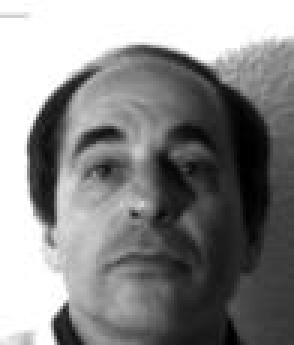
%> input picture 3/materials/small_dataset/0.jpg, 98 x 115 px (shown 3 times larger); its folder holds 4 pictures in this run
$ octave test_predict_face.m   (GNU Octave 9; MATLAB toolbox functions it lacks are replaced by stand-ins)
%> lines starting %> are read from the running program, lines starting %| are printed output that depends on the picture
% Get list of all PGM files in this directory
% DIR returns as a structure array.  You will need to use () and . to get
% the file names.
folder = 'materials/small_dataset/';
imagefiles = dir(fullfile(folder, '*.jpg'));
nfiles = length(imagefiles); % Number of files found

% create set of all images
for i=1:nfiles
   images(:, :, i) = double(imread(fullfile(folder, imagefiles(i).name)));
%> images: size 115x98 double; min 0, max 255, mean 136.3; mean of the top-left, top-right, bottom-left and bottom-right quarters 189.5, 130.5, 176.6, 49.2
%> pass 3 of the loop `for i=1:nfiles`:
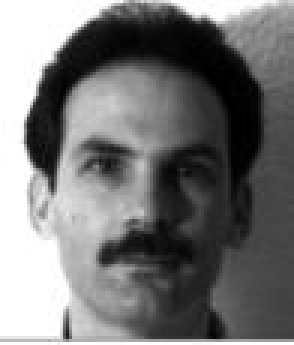
%> input picture 3/materials/small_dataset/102.jpg, 98 x 115 px (shown 3 times larger)
%> `images(:, :, i) = double(imread(fullfile(folder, imagefiles(i).name)));`:
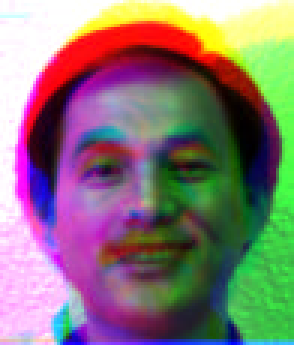
%> images: size 115x98x3 double (shown 3 times larger); mean R, G, B 136.3, 119.3, 117.5
%> the loop made 4 passes; the first 3 are shown
end

% get the shape of the data
[lgth, wdth, num_images] = size(images(:, :, :));
% shuffle the data
images = images(:, :, randperm(num_images));
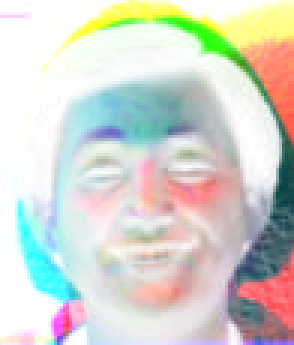
%> images: size 115x98x4 double (shown 3 times larger); mean R, G, B, A 121.2, 136.3, 117.5, 119.3; transparent parts drawn white

% define size of train dataset
train_ratio = 0.8;
train_size = int32(train_ratio*num_images);
test_size = num_images - train_size; % deduce test dataset size
X_train = images(:, :, 1:train_size);
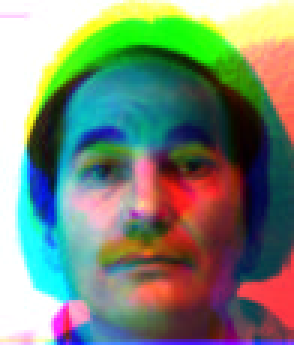
%> X_train: size 115x98x3 double (shown 3 times larger); mean R, G, B 121.2, 136.3, 117.5
X_test = images(:, :, train_size+1:num_images);
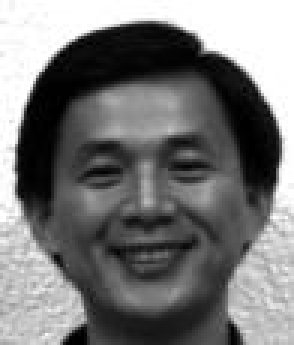
%> X_test: size 115x98 double (shown 3 times larger); min 0, max 255, mean 119.3; mean of the top-left, top-right, bottom-left and bottom-right quarters 122.2, 130.7, 112.3, 112.1

% prepare the query
query = X_test(:, 1:int32(wdth/2), :);
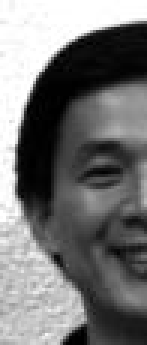
%> query: size 115x49 double (shown 3 times larger); min 0, max 255, mean 117.2
right_parts = X_test(:, int32(wdth/2):wdth, :); % cook ground truth
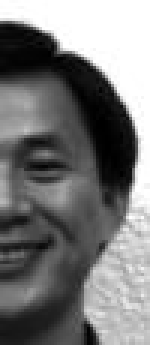
%> right_parts: size 115x50 double (shown 3 times larger); min 0, max 255, mean 120.8

%> (the run ends here)
